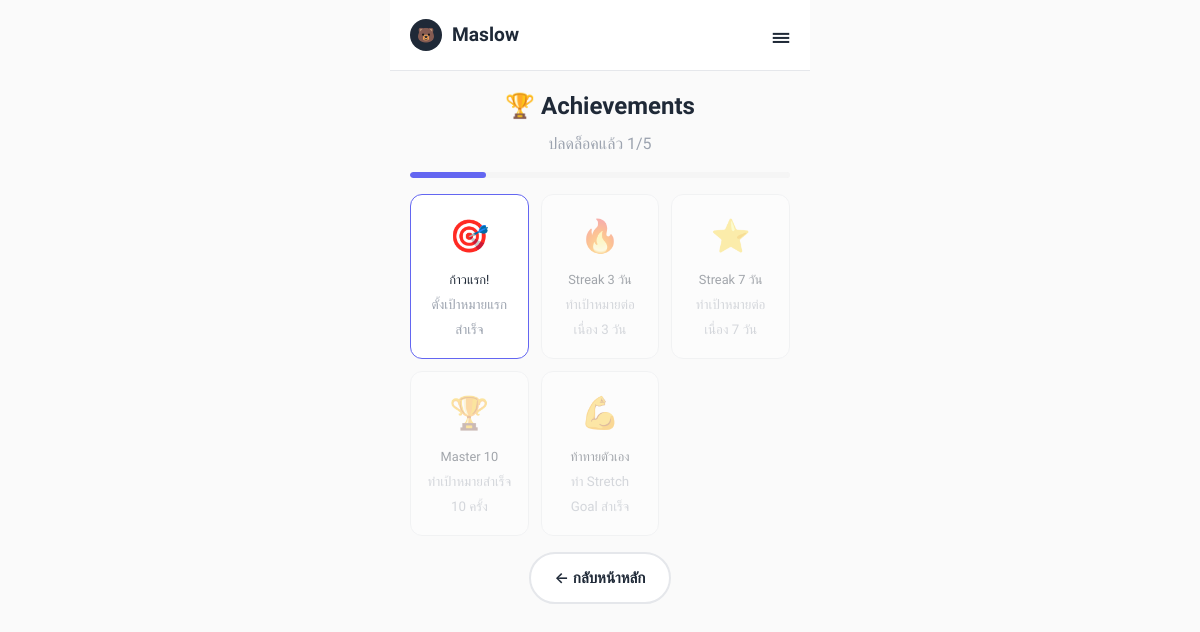
The page /achievements/ (signed in) on the database its author committed.
### core/models.py (models this page shows, shortened)
class Achievement(models.Model):
    ACHIEVEMENT_TYPES = [
        ('first_goal', 'First Goal Set'),
        ('streak_3', '3 Day Streak'),
        ('streak_7', '7 Day Streak'),
        ('streak_30', '30 Day Streak'),
        ('goals_10', '10 Goals Completed'),
        ('stretch_complete', 'Stretch Goal Completed'),
    ]
    user = models.ForeignKey(User, on_delete=models.CASCADE, related_name='achievements')
    achievement_type = models.CharField(max_length=50, choices=ACHIEVEMENT_TYPES)
    title = models.CharField(max_length=200)
    description = models.TextField()
    icon = models.CharField(max_length=100, default='🏆')
    unlocked_at = models.DateTimeField(auto_now_add=True)
    class Meta:
        unique_together = ['user', 'achievement_type']

### core/views.py (the view)
# urls.py: path('achievements/', views.achievements, name='achievements'),
def achievements(request):
    if not request.user.is_authenticated:
        return redirect('home')
    user_achievements = Achievement.objects.filter(user=request.user)
    all_achievements = [
        {'type': 'first_goal', 'title': 'ก้าวแรก!', 'icon': '🎯', 'desc': 'ตั้งเป้าหมายแรกสำเร็จ'},
        {'type': 'streak_3', 'title': 'Streak 3 วัน', 'icon': '🔥', 'desc': 'ทำเป้าหมายต่อเนื่อง 3 วัน'},
        {'type': 'streak_7', 'title': 'Streak 7 วัน', 'icon': '⭐', 'desc': 'ทำเป้าหมายต่อเนื่อง 7 วัน'},
        {'type': 'goals_10', 'title': 'Master 10', 'icon': '🏆', 'desc': 'ทำเป้าหมายสำเร็จ 10 ครั้ง'},
        {'type': 'stretch_complete', 'title': 'ท้าทายตัวเอง', 'icon': '💪', 'desc': 'ทำ Stretch Goal สำเร็จ'},
    ]
    unlocked_types = set(a.achievement_type for a in user_achievements)
    for ach in all_achievements:
        ach['unlocked'] = ach['type'] in unlocked_types
    context = {
        'achievements': all_achievements,
        'unlocked_count': len(unlocked_types),
        'total_count': len(all_achievements),
    }
    return render(request, 'achievements.html', context)

### templates/achievements.html (shortened to what this page needs)
{% extends 'base.html' %}
{% block content %}
<div class="animate-fade-in">
    <h2 class="text-center mb-2">🏆 Achievements</h2>
    <p class="text-center text-muted mb-4">
        ปลดล็อคแล้ว {{ unlocked_count }}/{{ total_count }}
    </p>
    <div class="progress-bar mb-4">
        <div class="progress-fill" style="width: {% widthratio unlocked_count total_count 100 %}%;"></div>
    </div>
    <div class="achievement-grid">
        {% for ach in achievements %}
        <div class="achievement-item {% if ach.unlocked %}unlocked{% else %}locked{% endif %}">
            <div class="icon">{{ ach.icon }}</div>
            <div class="title">{{ ach.title }}</div>
            <small class="text-muted">{{ ach.desc }}</small>
        </div>
        {% endfor %}
    </div>
    <div class="text-center mt-4">
        <a href="{% url 'home' %}" class="btn btn-secondary">
            ← กลับหน้าหลัก
        </a>
    </div>
</div>
{% endblock %}

### static/css/style.css (style rules this page uses)
:root { --primary: #6366f1; --primary-light: #818cf8; --primary-dark: #4f46e5; --secondary: #f472b6; --accent: #fbbf24; --bg-primary: #fafafa; --bg-secondary: #f5f5f5; --bg-card: #ffffff; --bg-dark: #1f2937; --text-primary: #1f2937; --text-secondary: #6b7280; --text-muted: #9ca3af; --border-color: #e5e7eb; --border-dark: #374151; --shadow-sm: 0 1px 2px rgba(0, 0, 0, 0.05); --shadow-md: 0 4px 6px rgba(0, 0, 0, 0.07); --shadow-lg: 0 10px 15px rgba(0, 0, 0, 0.1); --radius-sm: 8px; --radius-md: 12px; --radius-lg: 16px; --radius-xl: 24px; --radius-full: 9999px; --transition-fast: 0.15s ease; --transition-normal: 0.3s ease; }
* { margin: 0; padding: 0; box-sizing: border-box; }
html { scroll-behavior: smooth; }
body { font-family: 'Prompt', 'Inter', -apple-system, sans-serif; background: var(--bg-primary); color: var(--text-primary); min-height: 100vh; line-height: 1.6; }
a { color: var(--primary); text-decoration: none; }
h1, h2, h3, h4 { font-weight: 600; line-height: 1.3; margin-bottom: 0.5em; }
h2 { font-size: 1.5rem; }
.text-center { text-align: center; }
.text-muted { color: var(--text-muted); }
.btn { display: inline-flex; align-items: center; justify-content: center; gap: 8px; padding: 12px 24px; border: 2px solid var(--border-color); border-radius: var(--radius-full); font-family: inherit; font-size: 0.95rem; font-weight: 600; cursor: pointer; transition: var(--transition-normal); background: var(--bg-card); color: var(--text-primary); text-decoration: none; }
.progress-bar { height: 6px; background: var(--bg-secondary); border-radius: 3px; overflow: hidden; }
.progress-fill { height: 100%; background: var(--primary); border-radius: 3px; transition: width 0.5s ease; }
.achievement-grid { display: grid; grid-template-columns: repeat(3, 1fr); gap: 12px; }
.achievement-item { text-align: center; padding: 16px; background: var(--bg-card); border-radius: var(--radius-md); border: 1px solid var(--border-color); }
.achievement-item.unlocked { border-color: var(--primary); }
.achievement-item.locked { opacity: 0.4; }
.achievement-item .icon { font-size: 2rem; margin-bottom: 8px; }
.achievement-item .title { font-size: 0.8rem; font-weight: 500; }
.mb-2 { margin-bottom: 8px; }
.mb-4 { margin-bottom: 16px; }
.mt-4 { margin-top: 16px; }
.animate-fade-in { animation: fadeIn 0.4s ease; }

### rows shown on the page
Achievement: icon "🎯", title "ก้าวแรก!", desc "ตั้งเป้าหมายแรกสำเร็จ"

### other values the page prints
{{ unlocked_count }} "1"
{{ total_count }} "5"
{{ ach.icon }} "🔥" "⭐" "🏆" "💪"
{{ ach.title }} "Streak 3 วัน" "Streak 7 วัน" "Master 10" "ท้าทายตัวเอง"
{{ ach.desc }} "ทำเป้าหมายต่อเนื่อง 3 วัน" "ทำเป้าหมายต่อเนื่อง 7 วัน" "ทำเป้าหมายสำเร็จ 10 ครั้ง" "ทำ Stretch Goal สำเร็จ"
